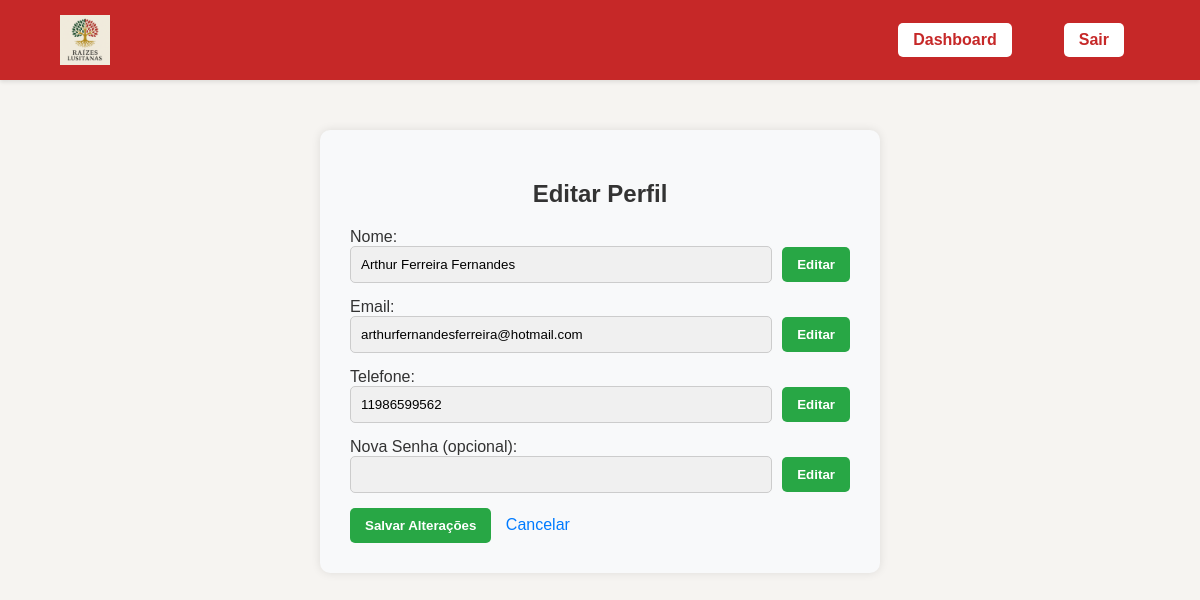
Screenshot of /editar_perfil.php (signed in) with the database file from the repository.
### tables this page shows
CREATE TABLE `usuarios` (
  `UsuId` int(11) NOT NULL,
  `Nome` varchar(100) NOT NULL,
  `Email` varchar(100) NOT NULL,
  `Senha` varchar(255) NOT NULL,
  `Telefone` varchar(20) DEFAULT NULL,
  `Tipo` enum('cliente','admin') DEFAULT 'cliente',
  `DataCadastro` timestamp NOT NULL DEFAULT current_timestamp(),
  `token_recuperacao` varchar(64) DEFAULT NULL,
  `token_expira` datetime DEFAULT NULL,
  `nascimento` date NOT NULL,
  `nacionalidade` varchar(100) NOT NULL,
  `estado_civil` varchar(50) NOT NULL,
  `endereco` varchar(255) NOT NULL,
  `cidade` varchar(100) NOT NULL,
  `estado` varchar(100) NOT NULL,
  `pais` varchar(100) NOT NULL,
  `cpf` varchar(20) NOT NULL,
  `rg` varchar(20) NOT NULL
);

### editar_perfil.php (the view, shortened to what this page needs)
<?php
require_once("scripts/conectaBanco.php");
$usuarioId = $_SESSION['usuario_id'];
$sql = "SELECT Nome, Email, Telefone FROM usuarios WHERE UsuId = ?";
$stmt = $conexao->prepare($sql);
$stmt->bind_param("i", $usuarioId);
$stmt->execute();
$resultado = $stmt->get_result();
$usuario = $resultado->fetch_assoc();
?>
<!DOCTYPE html>
<html lang="pt">
<head>
  <link rel="stylesheet" href="styles/dashboard.css">
  <link rel="stylesheet" href="styles/editar_perfil.css">
</head>
<body>
<header class="topo">
  <div class="container-header">
    <img src="img/logo.png" alt="Raízes Lusitanas" class="logo" />
    <nav>
      <a href="dashboard.php" class="btn-sair">Dashboard</a>
      <a href="scripts/logOff.php" class="btn-sair">Sair</a>
    </nav>
  </div>
</header>
<div class="container-edicao">
  <h2>Editar Perfil</h2>
  <form method="post">
    <div class="form-group">
      <label>Nome:</label><br>
      <div class="grupo">
      <input type="text" name="nome" id="nome" value="<?= htmlspecialchars($usuario['Nome']) ?>" readonly width="500px" required>
      <button type="button" onclick="habilitarCampo('nome')">Editar</button>
      </div>
    </div>
    <div class="form-group">
      <label>Email:</label><br>
      <div class="grupo">
      <input type="email" name="email" id="email" value="<?= htmlspecialchars($usuario['Email']) ?>" readonly required>
      <button type="button" onclick="habilitarCampo('email')">Editar</button>
      </div>
    </div>
    <div class="form-group">
      <label>Telefone:</label><br>
      <div class="grupo">
      <input type="text" name="telefone" id="telefone" value="<?= htmlspecialchars($usuario['Telefone']) ?>" readonly required>
      <button type="button" onclick="habilitarCampo('telefone')">Editar</button>
      </div>
    </div>
    <div class="form-group">
      <label>Nova Senha (opcional):</label><br>
      <div class="grupo">
      <input type="password" name="senha" id="senha" readonly>
      <button type="button" onclick="habilitarCampo('senha')">Editar</button>
      </div>
    </div>
    <button type="submit">Salvar Alterações</button>
    <a href="dashboard.php">Cancelar</a>
  </form>
</div>
</body>
</html>

### styles/dashboard.css (style rules this page uses)
body { font-family: 'Montserrat', sans-serif; margin: 0; background-color: #f6f4f1; color: #333; }
.topo { background-color: #c62828; padding: 15px 0; box-shadow: 0 2px 4px rgba(0, 0, 0, 0.1); }
.container-header { width: 90%; max-width: 1200px; margin: 0 auto; display: flex; justify-content: space-between; align-items: center; }
.logo { height: 50px; }
nav { display: flex; align-items: center; gap: 20px; }
.btn-sair { background-color: #fff; color: #c62828; padding: 8px 15px; text-decoration: none; border-radius: 5px; font-weight: bold; transition: background-color 0.3s; margin: 0 1rem; }
.container-edicao { max-width: 500px; margin: 50px auto; padding: 30px; background-color: #f8f9fa; border-radius: 10px; box-shadow: 0 0 10px rgba(0,0,0,0.1); font-family: 'Montserrat', sans-serif; }
.container-edicao h2 { text-align: center; margin-bottom: 20px; }
.container-edicao input { width: 100%; padding: 10px; border-radius: 5px; border: 1px solid #ccc; }
.container-edicao button { background-color: #28a745; color: white; border: none; padding: 10px 15px; border-radius: 5px; cursor: pointer; font-weight: bold; }
.container-edicao a { display: inline-block; margin-left: 10px; text-decoration: none; color: #007bff; }

### styles/editar_perfil.css (style rules this page uses)
.form-group { margin-bottom: 15px; }
.form-group input[readonly] { background-color: #f0f0f0; border: 1px solid #ccc; }
.form-group button { margin-left: 10px; }
.grupo { display: flex; flex-direction: row; justify-content: center; align-items: center; }
.grupo input { width: 50rem; }

### rows the page displays
usuarios: nome "Arthur Ferreira Fernandes", email "arthurfernandesferreira@hotmail.com", telefone "11986599562"
